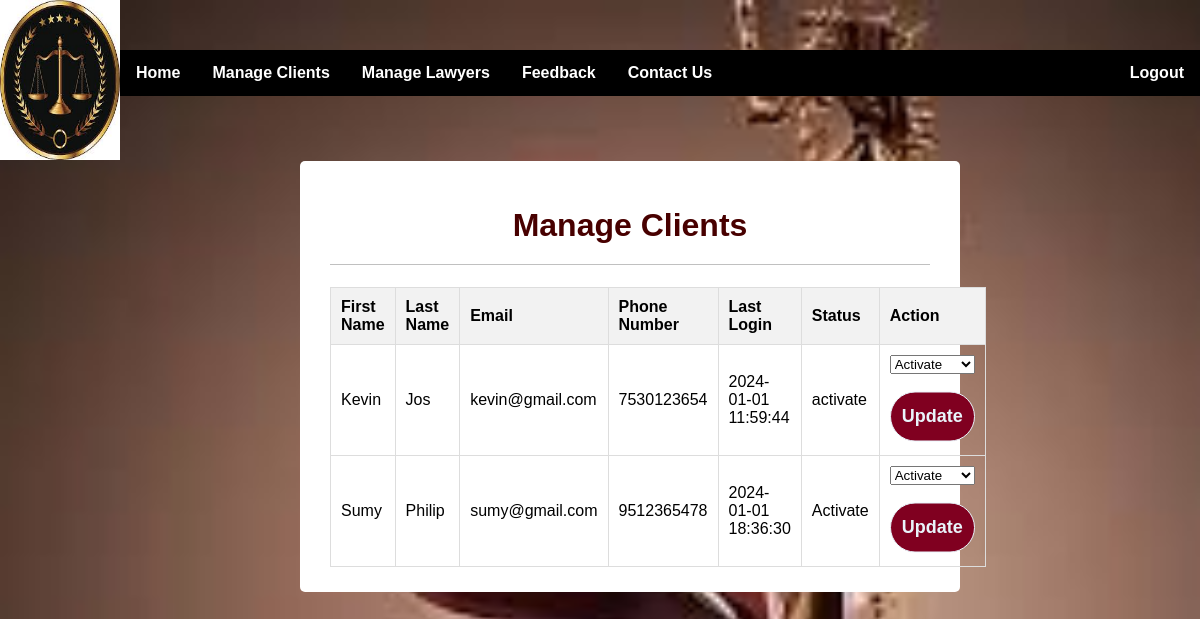
The page /amclint.php (signed in) on the database its author committed.
### tables this page shows
CREATE TABLE `clint` (
  `id` int(11) NOT NULL,
  `first_name` varchar(255) NOT NULL,
  `last_name` varchar(255) NOT NULL,
  `email` varchar(255) NOT NULL,
  `phone_number` varchar(15) NOT NULL,
  `password` varchar(255) NOT NULL,
  `last_login_time` timestamp NOT NULL DEFAULT current_timestamp(),
  `login_count` int(11) DEFAULT 0,
  `Status` varchar(10) NOT NULL DEFAULT 'Activate'
);

### amclint.php (the view, shortened to what this page needs)
<?php
include 'db.php';
$sql = "SELECT * FROM `clint`";
$result = $con->query($sql);
?>
<html lang="en">
<head>
    <link rel="stylesheet" href="main.css">
    <link rel="stylesheet" href="style.css">
</head>
<body>
<header>
    <img src="logo.jpg" width="10%" height="20%">
    <ul class="nav">
        <li><a href="ahome.php">Home</a></li>
        <li><a href="amclint.php">Manage Clients</a></li>
        <li><a href="amlawer.php">Manage Lawyers</a></li>
        <li><a href="avfeedback.php">Feedback</a></li>
        <li><a href="avcontact.php">Contact Us</a></li>
        <li style="float:right"><a href="logout.php">Logout</a></li>
    </ul>
</header>
<div class="c">
    <h1>Manage Clients</h1>
    <?php
    if ($result->num_rows > 0) {
        echo '<table>';
        echo '<tr><th>First Name</th><th>Last Name</th><th>Email</th><th>Phone Number</th><th>Last Login</th><th>Status</th><th>Action</th></tr>';
        while ($row = $result->fetch_assoc()) {
            echo '<tr>';
            echo '<td>' . $row['first_name'] . '</td>';
            echo '<td>' . $row['last_name'] . '</td>';
            echo '<td>' . $row['email'] . '</td>';
            echo '<td>' . $row['phone_number'] . '</td>';
            echo '<td>' . $row['last_login_time'] . '</td>';
            echo '<td>' . $row['Status'] . '</td>';
            echo '<td>';
            echo '<form action="#" method="POST">';
            echo '<select name="new_status">';
            echo '<option value="activate">Activate</option>';
            echo '</select>';
            echo '<input type="submit" value="Update" name="update_status">';
            echo '</form>';
            echo '</td>';
            echo '</tr>';
        }
        echo '</table>';
    } else {
        echo '<p>No clients found.</p>';
    }
    ?>
</div>
</body>
</html>

### main.css (style rules this page uses)
.nav { margin-top:50; }
ul { list-style-type: none; margin: 0; padding: 0; overflow: hidden; background-color:black; width:90%; float: right; }
li { float: left; position: sticky; position: -webkit-sticky; display: inline; }
li a { display:block; color: white; text-align: center; padding: 14px 16px; text-decoration: none; font-weight:900; }
* { box-sizing: border-box }
body { font-family: Verdana, sans-serif; margin:0; background: url("8.jpg"); background-repeat: no-repeat; background-size: cover; }
img { vertical-align: middle; }

### style.css (style rules this page uses)
body { margin: 0; background: url("8.jpg"); overflow: hidden; background-size: cover; font-family: Arial, sans-serif; }
h1 { text-align: center; padding: 0 0 20px; border-bottom: 1px solid silver; color: #480000; }
input { padding: 10px; width: 100%; box-sizing: border-box; border: 1px solid #ccc; border-radius: 5px; margin-top: 5px; font-size: 16px; }
input[type="submit"] { width: 100%; height: 50px; transform: translateY(25%); border: 1px solid; background: #800020; border-radius: 25px; font-size: 18px; color: #e9f4fb; font-weight: 700; cursor: pointer; outline: none; }

### amclint.php (style rules this page uses)
.nav { margin-top: 50px; }
.c { border-radius: 5px; margin: 1px; background: #fff; height: auto; width: 55%; padding: 25px 30px; margin-left: 25%; }
table { width: 100%; border-collapse: collapse; margin-top: 20px; }
table, th, td { border: 1px solid #ddd; }
th, td { padding: 10px; text-align: left; }
th { background-color: #f2f2f2; }

### rows shown on the page
clint: first_name "Kevin", last_name "Jos", email "kevin@gmail.com", phone_number "7530123654", last_login_time "2024-01-01 11:59:44", Status "activate"
clint: first_name "Sumy", last_name "Philip", email "sumy@gmail.com", phone_number "9512365478", last_login_time "2024-01-01 18:36:30", Status "Activate"
